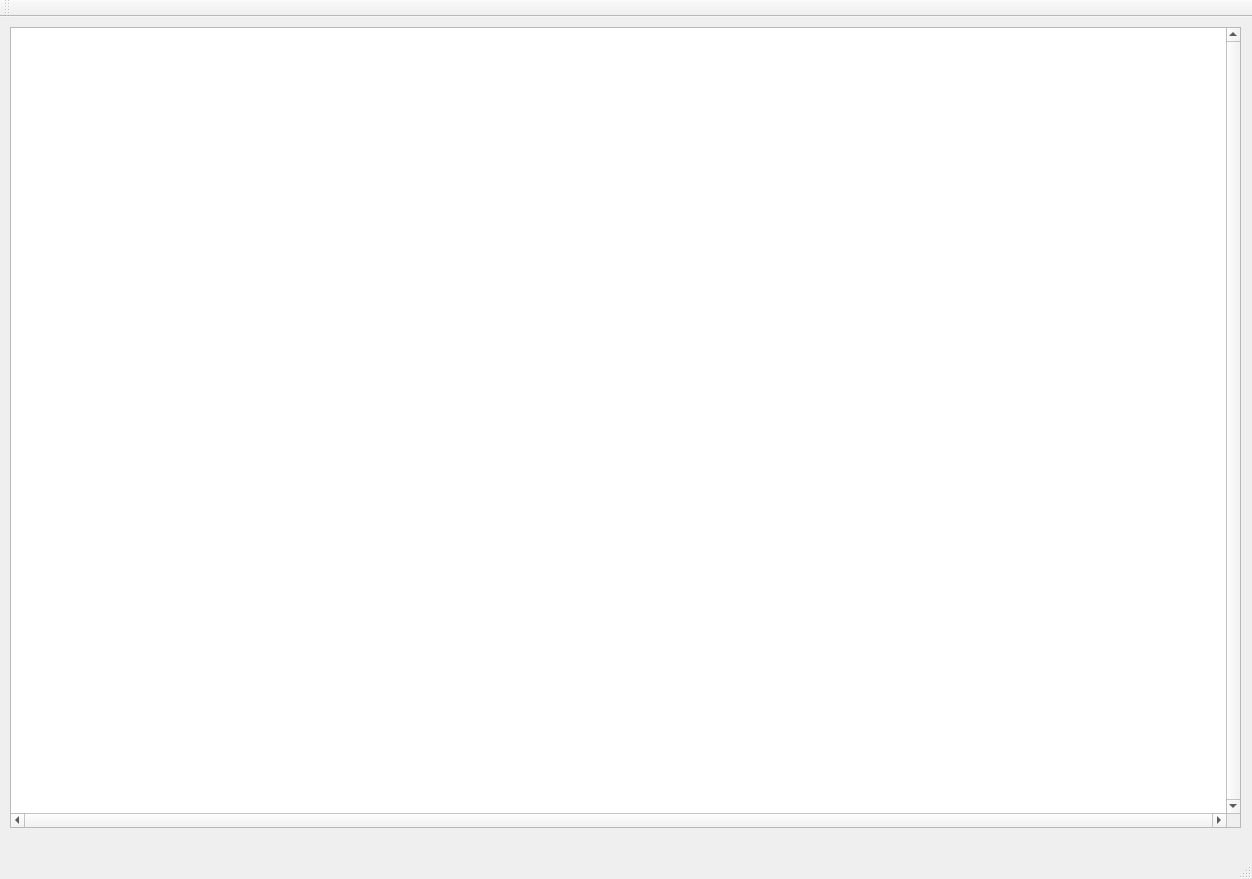
<?xml version="1.0" encoding="UTF-8"?>
<ui version="4.0">
 <class>MapWndClass</class>
 <widget class="QMainWindow" name="MapWndClass">
  <property name="geometry">
   <rect>
    <x>0</x>
    <y>0</y>
    <width>1252</width>
    <height>879</height>
   </rect>
  </property>
  <property name="windowTitle">
   <string>MapWnd</string>
  </property>
  <widget class="QWidget" name="centralWidget">
   <widget class="MapGraphicsView" name="graphicsView">
    <property name="geometry">
     <rect>
      <x>10</x>
      <y>10</y>
      <width>1231</width>
      <height>801</height>
     </rect>
    </property>
    <property name="verticalScrollBarPolicy">
     <enum>Qt::ScrollBarAlwaysOn</enum>
    </property>
    <property name="horizontalScrollBarPolicy">
     <enum>Qt::ScrollBarAlwaysOn</enum>
    </property>
    <property name="alignment">
     <set>Qt::AlignLeading|Qt::AlignLeft|Qt::AlignTop</set>
    </property>
    <property name="dragMode">
     <enum>QGraphicsView::ScrollHandDrag</enum>
    </property>
    <property name="resizeAnchor">
     <enum>QGraphicsView::NoAnchor</enum>
    </property>
   </widget>
  </widget>
  <widget class="QMenuBar" name="menuBar">
   <property name="geometry">
    <rect>
     <x>0</x>
     <y>0</y>
     <width>1252</width>
     <height>23</height>
    </rect>
   </property>
  </widget>
  <widget class="QToolBar" name="mainToolBar">
   <attribute name="toolBarArea">
    <enum>TopToolBarArea</enum>
   </attribute>
   <attribute name="toolBarBreak">
    <bool>false</bool>
   </attribute>
  </widget>
  <widget class="QStatusBar" name="statusBar"/>
 </widget>
 <layoutdefault spacing="6" margin="11"/>
 <customwidgets>
  <customwidget>
   <class>MapGraphicsView</class>
   <extends>QGraphicsView</extends>
   <header>mapgraphicsview.h</header>
  </customwidget>
 </customwidgets>
 <resources/>
 <connections/>
</ui>
